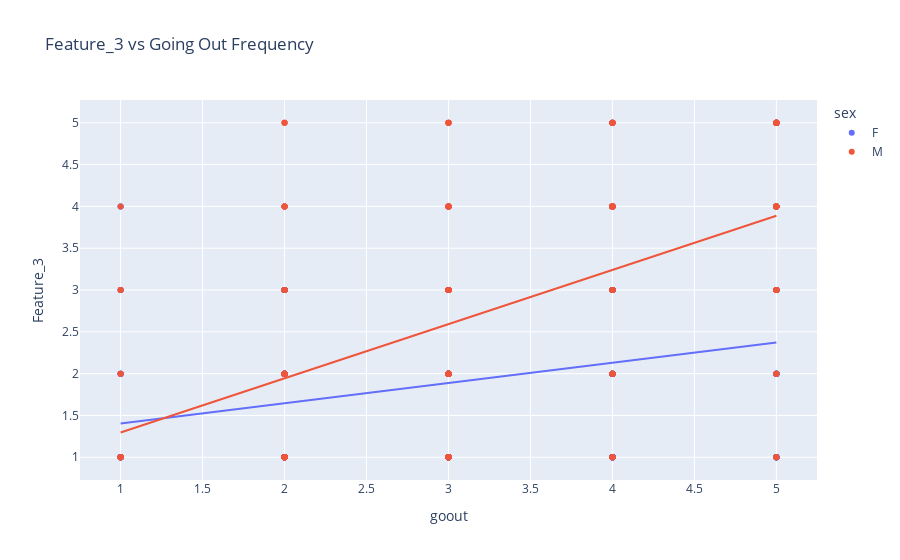

Write notebook code for a chart like this one.
### Code cell
fig = px.scatter(df, x='goout', y='Feature_3',color='sex',title='Feature_3 vs Going Out Frequency',trendline='ols')
fig.show()

### Figure 1 — Plotly figure (JSON) as saved in the notebook; plotly's stock layout.template omitted (floating-point values rounded to 4 significant figures; data arrays with more than 128 entries replaced by an {"elided": "..."} marker saying what was removed)
{"data": [{"hovertemplate": "sex=F<br>goout=%{x}<br>Feature_3=%{y}<extra></extra>", "legendgroup": "F", "marker": {"color": "#636efa", "symbol": "circle"}, "mode": "markers", "name": "F", "orientation": "v", "showlegend": true, "type": "scatter", "x": {"elided": "383 int values"}, "xaxis": "x", "y": {"elided": "383 float values"}, "yaxis": "y"}, {"hovertemplate": "<b>OLS trendline</b><br>Feature_3 = 0.242678 * goout + 1.15982<br>R<sup>2</sup>=0.070312<br><br>sex=F<br>goout=%{x}<br>Feature_3=%{y} <b>(trend)</b><extra></extra>", "legendgroup": "F", "marker": {"color": "#636efa", "symbol": "circle"}, "mode": "lines", "name": "F", "showlegend": false, "type": "scatter", "x": {"elided": "363 int values"}, "xaxis": "x", "y": {"elided": "363 float values"}, "yaxis": "y"}, {"hovertemplate": "sex=M<br>goout=%{x}<br>Feature_3=%{y}<extra></extra>", "legendgroup": "M", "marker": {"color": "#EF553B", "symbol": "circle"}, "mode": "markers", "name": "M", "orientation": "v", "showlegend": true, "type": "scatter", "x": {"elided": "266 int values"}, "xaxis": "x", "y": {"elided": "266 float values"}, "yaxis": "y"}, {"hovertemplate": "<b>OLS trendline</b><br>Feature_3 = 0.648063 * goout + 0.648052<br>R<sup>2</sup>=0.294169<br><br>sex=M<br>goout=%{x}<br>Feature_3=%{y} <b>(trend)</b><extra></extra>", "legendgroup": "M", "marker": {"color": "#EF553B", "symbol": "circle"}, "mode": "lines", "name": "M", "showlegend": false, "type": "scatter", "x": {"elided": "247 int values"}, "xaxis": "x", "y": {"elided": "247 float values"}, "yaxis": "y"}], "layout": {"legend": {"title": {"text": "sex"}, "tracegroupgap": 0}, "title": {"text": "Feature_3 vs Going Out Frequency"}, "xaxis": {"anchor": "y", "domain": [0, 1], "title": {"text": "goout"}}, "yaxis": {"anchor": "x", "domain": [0, 1], "title": {"text": "Feature_3"}}}}
